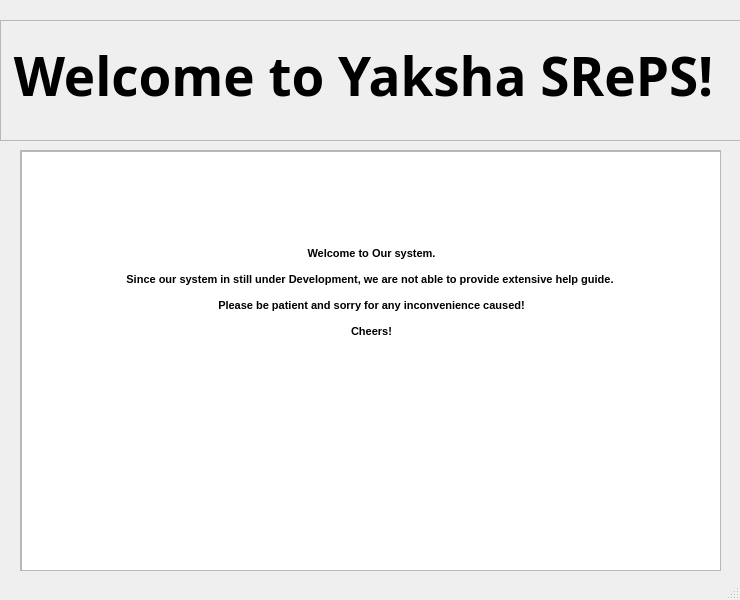
<?xml version="1.0" encoding="UTF-8"?>
<ui version="4.0">
 <class>MainWindow</class>
 <widget class="QMainWindow" name="MainWindow">
  <property name="geometry">
   <rect>
    <x>0</x>
    <y>0</y>
    <width>740</width>
    <height>600</height>
   </rect>
  </property>
  <property name="windowTitle">
   <string>MainWindow</string>
  </property>
  <widget class="QWidget" name="centralwidget">
   <widget class="QLabel" name="label">
    <property name="geometry">
     <rect>
      <x>0</x>
      <y>-20</y>
      <width>741</width>
      <height>191</height>
     </rect>
    </property>
    <property name="font">
     <font>
      <family>Batang</family>
      <pointsize>40</pointsize>
      <weight>75</weight>
      <bold>true</bold>
     </font>
    </property>
    <property name="text">
     <string> Welcome to Yaksha SRePS!</string>
    </property>
   </widget>
   <widget class="QFrame" name="frame">
    <property name="geometry">
     <rect>
      <x>0</x>
      <y>20</y>
      <width>751</width>
      <height>121</height>
     </rect>
    </property>
    <property name="frameShape">
     <enum>QFrame::StyledPanel</enum>
    </property>
    <property name="frameShadow">
     <enum>QFrame::Raised</enum>
    </property>
    <property name="lineWidth">
     <number>4</number>
    </property>
   </widget>
   <widget class="QScrollArea" name="scrollArea">
    <property name="geometry">
     <rect>
      <x>20</x>
      <y>150</y>
      <width>701</width>
      <height>421</height>
     </rect>
    </property>
    <property name="widgetResizable">
     <bool>true</bool>
    </property>
    <widget class="QWidget" name="scrollAreaWidgetContents">
     <property name="geometry">
      <rect>
       <x>0</x>
       <y>0</y>
       <width>699</width>
       <height>419</height>
      </rect>
     </property>
     <widget class="QTextBrowser" name="textBrowser">
      <property name="geometry">
       <rect>
        <x>0</x>
        <y>0</y>
        <width>701</width>
        <height>511</height>
       </rect>
      </property>
      <property name="html">
       <string>&lt;!DOCTYPE HTML PUBLIC &quot;-//W3C//DTD HTML 4.0//EN&quot; &quot;http://www.w3.org/TR/REC-html40/strict.dtd&quot;&gt;
&lt;html&gt;&lt;head&gt;&lt;meta name=&quot;qrichtext&quot; content=&quot;1&quot; /&gt;&lt;style type=&quot;text/css&quot;&gt;
p, li { white-space: pre-wrap; }
&lt;/style&gt;&lt;/head&gt;&lt;body style=&quot; font-family:'MS Shell Dlg 2'; font-size:8.25pt; font-weight:400; font-style:normal;&quot;&gt;
&lt;p align=&quot;center&quot; style=&quot;-qt-paragraph-type:empty; margin-top:0px; margin-bottom:0px; margin-left:0px; margin-right:0px; -qt-block-indent:0; text-indent:0px;&quot;&gt;&lt;br /&gt;&lt;/p&gt;
&lt;p align=&quot;center&quot; style=&quot;-qt-paragraph-type:empty; margin-top:0px; margin-bottom:0px; margin-left:0px; margin-right:0px; -qt-block-indent:0; text-indent:0px; font-weight:600;&quot;&gt;&lt;br /&gt;&lt;/p&gt;
&lt;p align=&quot;center&quot; style=&quot;-qt-paragraph-type:empty; margin-top:0px; margin-bottom:0px; margin-left:0px; margin-right:0px; -qt-block-indent:0; text-indent:0px; font-weight:600;&quot;&gt;&lt;br /&gt;&lt;/p&gt;
&lt;p align=&quot;center&quot; style=&quot;-qt-paragraph-type:empty; margin-top:0px; margin-bottom:0px; margin-left:0px; margin-right:0px; -qt-block-indent:0; text-indent:0px; font-weight:600;&quot;&gt;&lt;br /&gt;&lt;/p&gt;
&lt;p align=&quot;center&quot; style=&quot;-qt-paragraph-type:empty; margin-top:0px; margin-bottom:0px; margin-left:0px; margin-right:0px; -qt-block-indent:0; text-indent:0px; font-weight:600;&quot;&gt;&lt;br /&gt;&lt;/p&gt;
&lt;p align=&quot;center&quot; style=&quot;-qt-paragraph-type:empty; margin-top:0px; margin-bottom:0px; margin-left:0px; margin-right:0px; -qt-block-indent:0; text-indent:0px; font-weight:600;&quot;&gt;&lt;br /&gt;&lt;/p&gt;
&lt;p align=&quot;center&quot; style=&quot;-qt-paragraph-type:empty; margin-top:0px; margin-bottom:0px; margin-left:0px; margin-right:0px; -qt-block-indent:0; text-indent:0px; font-weight:600;&quot;&gt;&lt;br /&gt;&lt;/p&gt;
&lt;p align=&quot;center&quot; style=&quot; margin-top:0px; margin-bottom:0px; margin-left:0px; margin-right:0px; -qt-block-indent:0; text-indent:0px;&quot;&gt;&lt;span style=&quot; font-weight:600;&quot;&gt;Welcome to Our system.&lt;/span&gt;&lt;/p&gt;
&lt;p align=&quot;center&quot; style=&quot;-qt-paragraph-type:empty; margin-top:0px; margin-bottom:0px; margin-left:0px; margin-right:0px; -qt-block-indent:0; text-indent:0px; font-weight:600;&quot;&gt;&lt;br /&gt;&lt;/p&gt;
&lt;p align=&quot;center&quot; style=&quot; margin-top:0px; margin-bottom:0px; margin-left:0px; margin-right:0px; -qt-block-indent:0; text-indent:0px;&quot;&gt;&lt;span style=&quot; font-weight:600;&quot;&gt;Since our system in still under Development, we are not able to provide extensive help guide. &lt;/span&gt;&lt;/p&gt;
&lt;p align=&quot;center&quot; style=&quot;-qt-paragraph-type:empty; margin-top:0px; margin-bottom:0px; margin-left:0px; margin-right:0px; -qt-block-indent:0; text-indent:0px; font-weight:600;&quot;&gt;&lt;br /&gt;&lt;/p&gt;
&lt;p align=&quot;center&quot; style=&quot; margin-top:0px; margin-bottom:0px; margin-left:0px; margin-right:0px; -qt-block-indent:0; text-indent:0px;&quot;&gt;&lt;span style=&quot; font-weight:600;&quot;&gt;Please be patient and sorry for any inconvenience caused!&lt;/span&gt;&lt;/p&gt;
&lt;p align=&quot;center&quot; style=&quot;-qt-paragraph-type:empty; margin-top:0px; margin-bottom:0px; margin-left:0px; margin-right:0px; -qt-block-indent:0; text-indent:0px; font-weight:600;&quot;&gt;&lt;br /&gt;&lt;/p&gt;
&lt;p align=&quot;center&quot; style=&quot; margin-top:0px; margin-bottom:0px; margin-left:0px; margin-right:0px; -qt-block-indent:0; text-indent:0px;&quot;&gt;&lt;span style=&quot; font-weight:600;&quot;&gt;Cheers!&lt;/span&gt;&lt;/p&gt;&lt;/body&gt;&lt;/html&gt;</string>
      </property>
     </widget>
    </widget>
   </widget>
  </widget>
  <widget class="QStatusBar" name="statusbar"/>
 </widget>
 <resources/>
 <connections/>
</ui>
